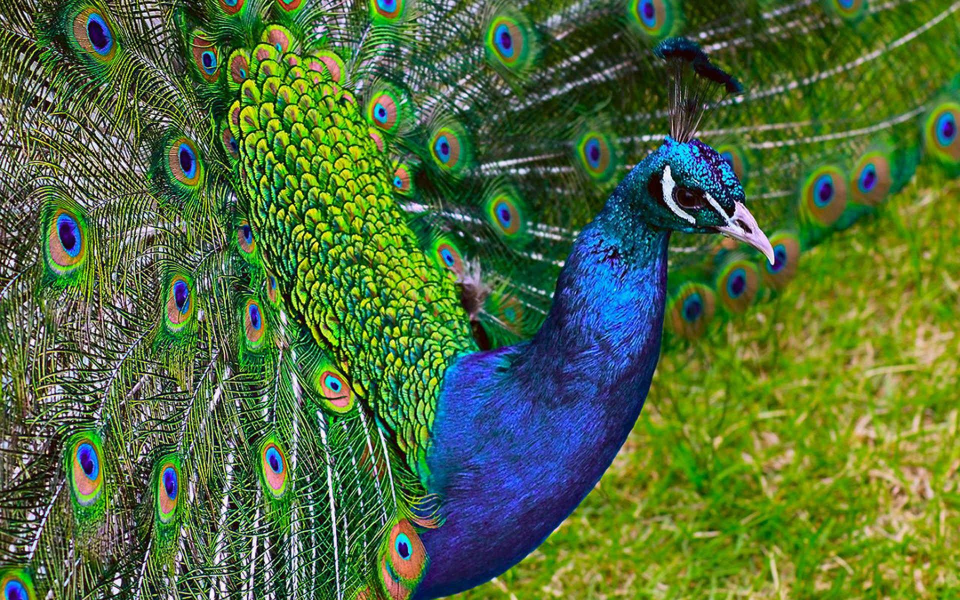
#> input picture pythonproject/LearnALotProject/Scripts/SourceFolder/peacock1.jpg, 1920 x 1200 px (shown at 1/2 size)
$ python colorfilter.py
#> lines starting #> are read from the running program, lines starting #| are printed output that depends on the picture
#> further down, img is the input picture: PIL image 1920x1200 RGB; mean R, G, B 81, 108.8, 60.3
#| (1920, 1200)

from PIL import Image, ImageDraw


def greyscale(img):
    return img.convert("L")  # luminous
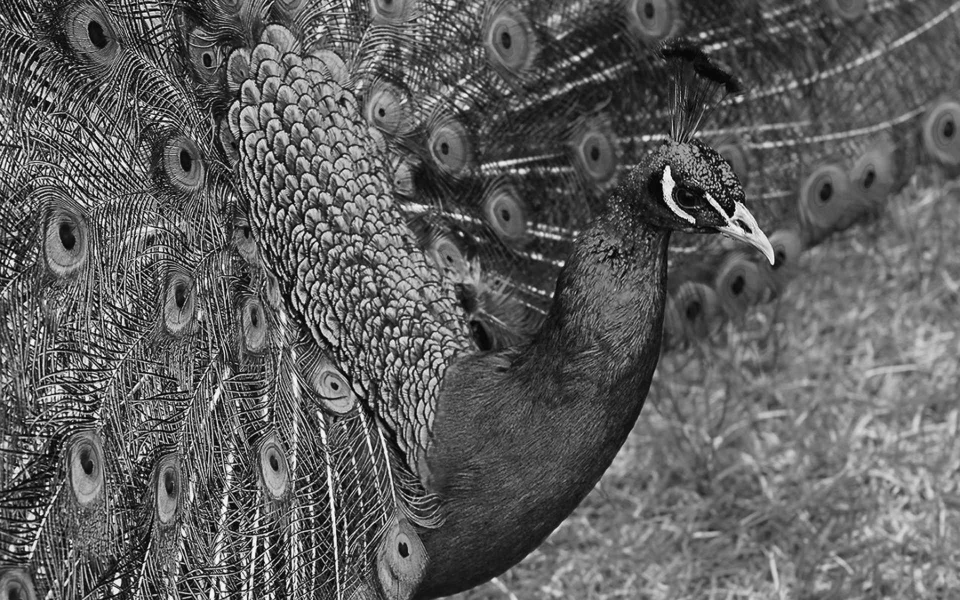
#> returned value: PIL image 1920x1200 L (shown at 1/2 size); min 0, max 255, mean 95


def draw_gradient(im, *colors, direction="diagonal"):
    def _interpolate(start, end):
        diffs = [(t - f) / lines for f, t in zip(start, end)]
        for i in range(lines):
            yield [round(value + (diff * i)) for value, diff in zip(start, diffs)]

    draw = ImageDraw.Draw(im)

    if direction == "horizontal":
        lines = im.width // (len(colors) - 1)
    elif direction == "vertical":
        lines = im.height // (len(colors) - 1)
    else:
        lines = (im.width * 2) // len(colors)

    line_number = 0
    for i in range(len(colors) - 1):
        for color in _interpolate(colors[i], colors[i + 1]):
            if direction == "horizontal":
                draw.line([(line_number, 0), (line_number, im.height)], tuple(color), width=1)
            elif direction == "vertical":
                draw.line([(0, line_number), (im.width, line_number)], tuple(color), width=1)
            else:
                draw.line([(line_number, 0), (0, line_number)], tuple(color), width=1)
            line_number += 1
    return im


def pride(im, direction="diagonal"):
#> called with direction = 'diagonal'
    grad = Image.new("RGBA", size=im.size, color=(0, 0, 0, 0))
#> grad: PIL image 1920x1200 RGBA; every value is 0
    colors = (
        (240, 1, 0),
        (255, 128, 0),
        (255, 255, 0),
        (0, 121, 64),
        (64, 65, 255),
        (161, 0, 193)
    )

    grad = draw_gradient(grad, *colors, direction=direction)
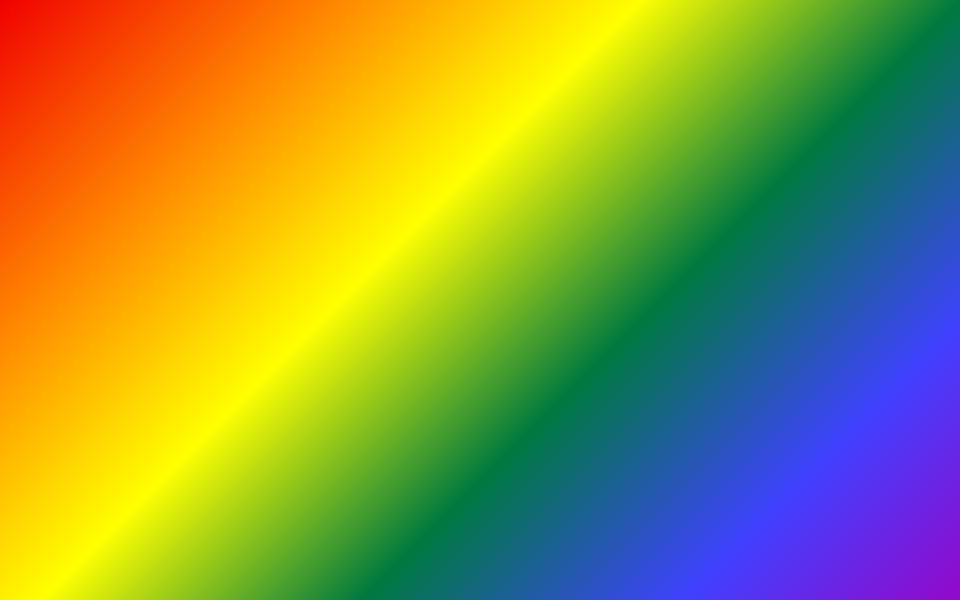
#> grad: PIL image 1920x1200 RGBA (shown at 1/2 size); mean R, G, B, A 145.6, 149.6, 62.9, 255
    grad.putalpha(127)
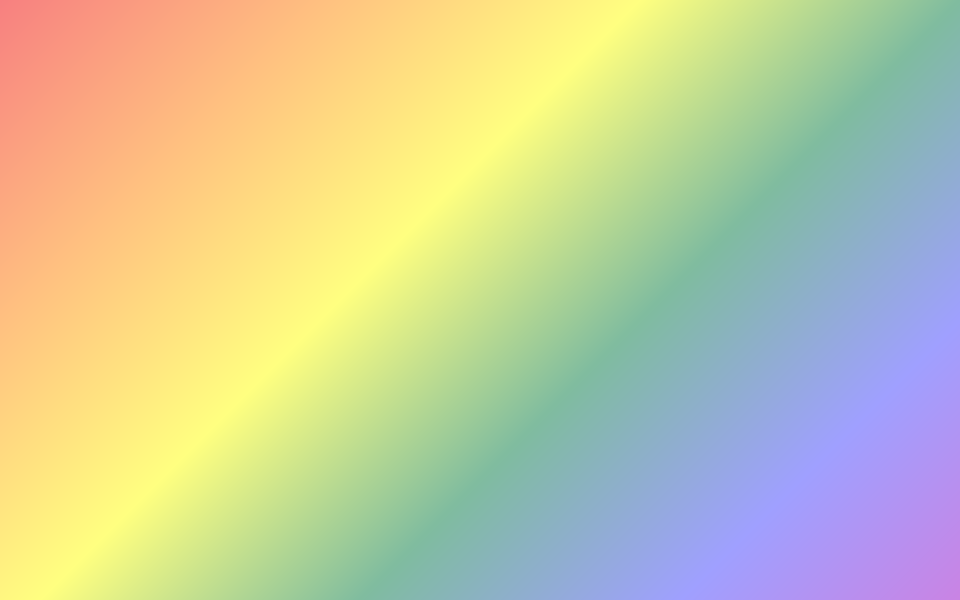
#> grad: PIL image 1920x1200 RGBA (shown at 1/2 size); mean R, G, B, A 145.6, 149.6, 62.9, 127; transparent parts drawn white
    return Image.alpha_composite(im, grad)
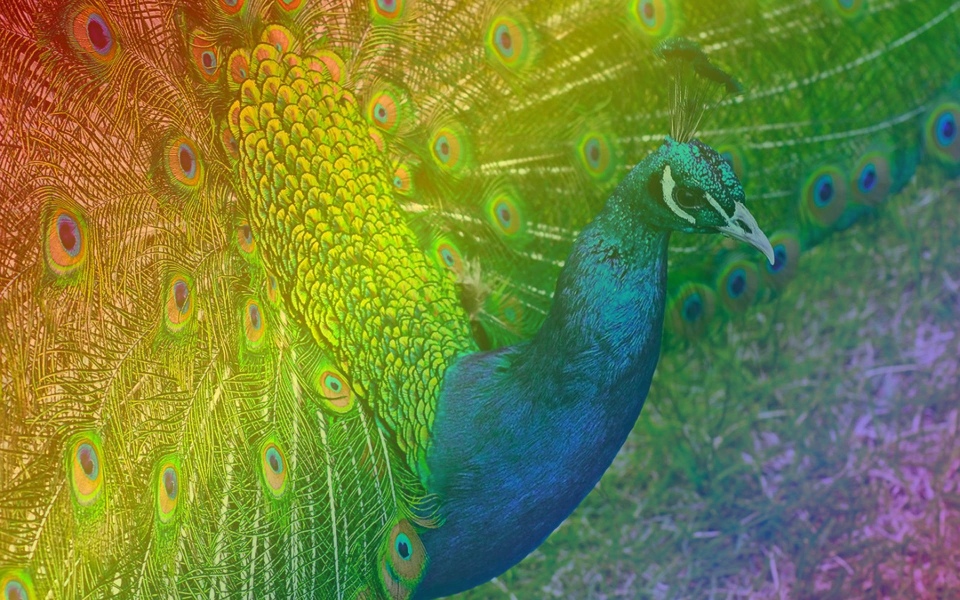
#> returned value: PIL image 1920x1200 RGBA (shown at 1/2 size); mean R, G, B, A 113.2, 129.1, 61.6, 255


def trans_pride(im, direction="diagonal"):
#> called with direction = 'diagonal'
    grad = Image.new("RGBA", size=im.size,
                     color=(0, 0, 0, 0))  # creates a new image with the given mode and size. Size is
    # given as a (width, height)-tuple, in pixels. The color is given as a single value for single-band images,
    # and a tuple for multi-band images (with one value for each band).
    colors = (
        (91, 206, 251),  # blue
        (245, 168, 184),  #
        (255, 255, 255),
        (245, 168, 184),
        (91, 206, 251),
    )
    grad = draw_gradient(grad, *colors, direction=direction)
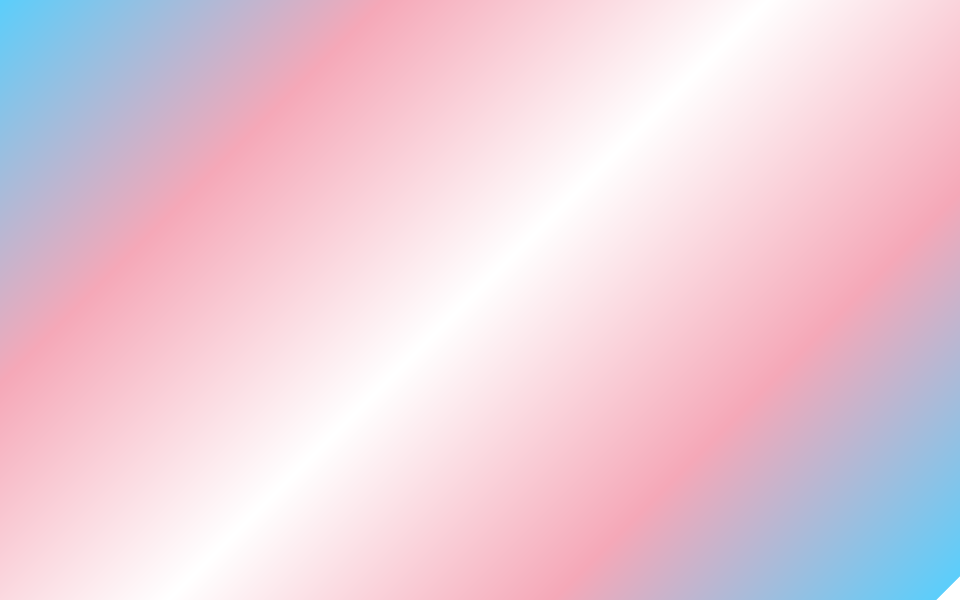
#> grad: PIL image 1920x1200 RGBA (shown at 1/2 size); mean R, G, B, A 234.4, 205.1, 217.6, 254.9; transparent parts drawn white
    grad.putalpha(127)
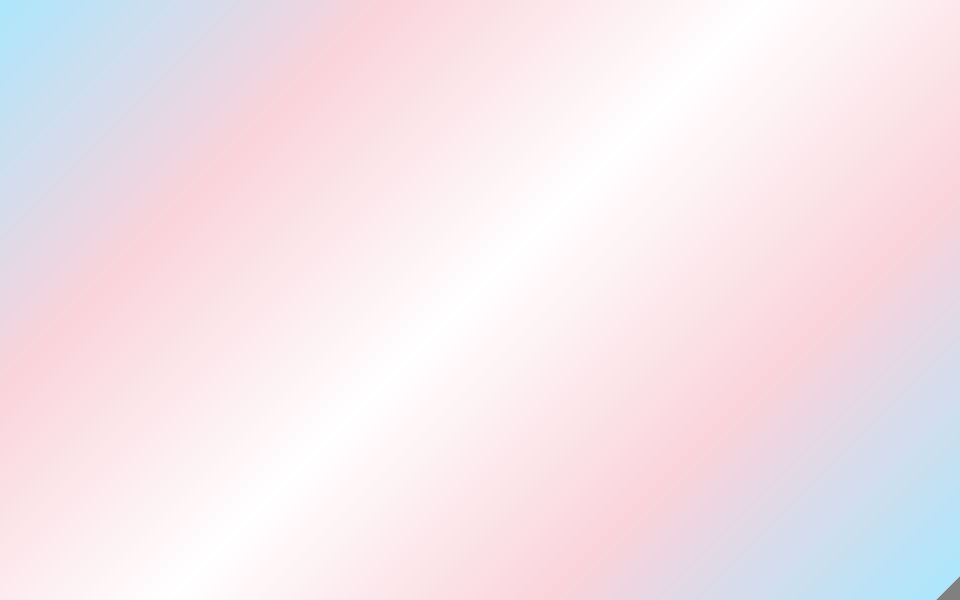
#> grad: PIL image 1920x1200 RGBA (shown at 1/2 size); mean R, G, B, A 234.4, 205.1, 217.6, 127; transparent parts drawn white
    return Image.alpha_composite(im, grad)
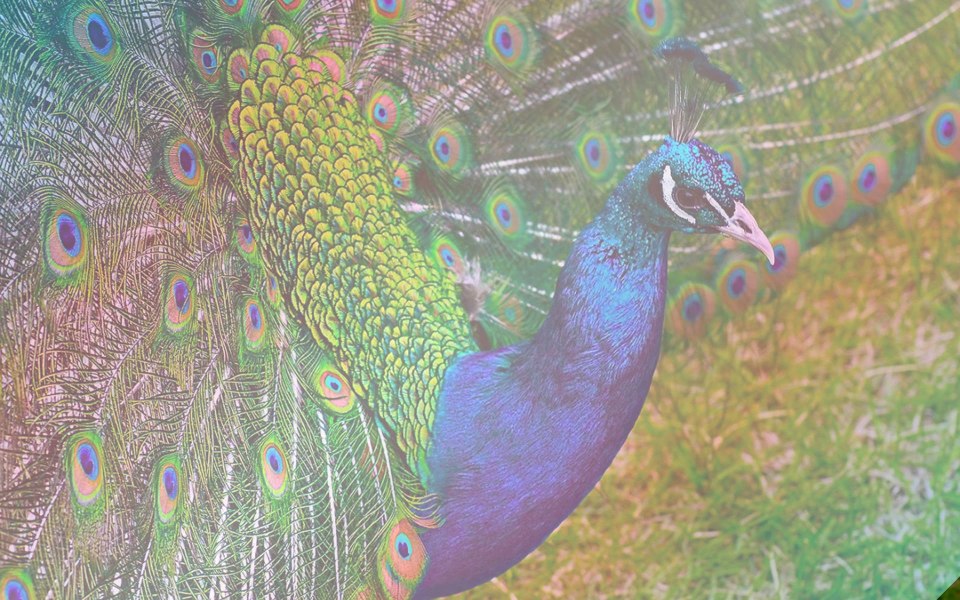
#> returned value: PIL image 1920x1200 RGBA (shown at 1/2 size); mean R, G, B, A 157.5, 156.8, 138.7, 255


if __name__ == "__main__":
    with Image.open("SourceFolder/peacock1.jpg") as img:
        print(img.size)
        img = img.convert("RGBA")
        # img.show()
        greyscale_img = greyscale(img)
        # greyscale_img.show()
# creating a image object (new image object) with
# RGB mode and size 200x200
pride_im = pride(img)
pride_im.show()

trans_im = trans_pride(img)
trans_im.show()
